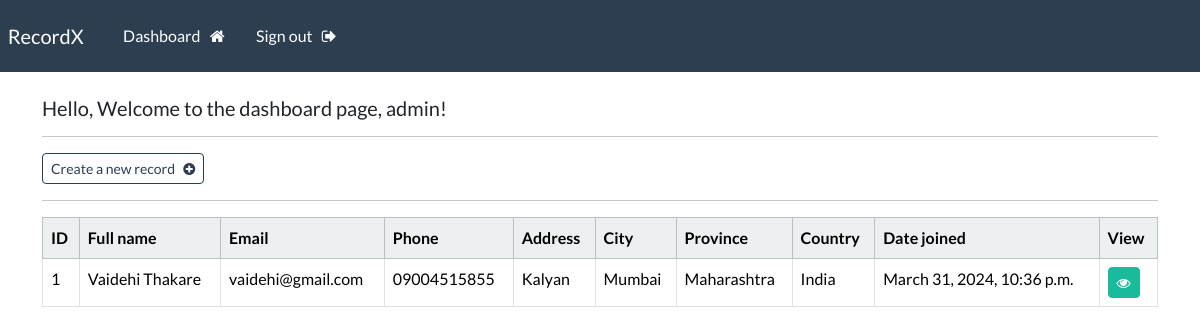
/dashboard (signed in), run on an earlier commit of the app's database.
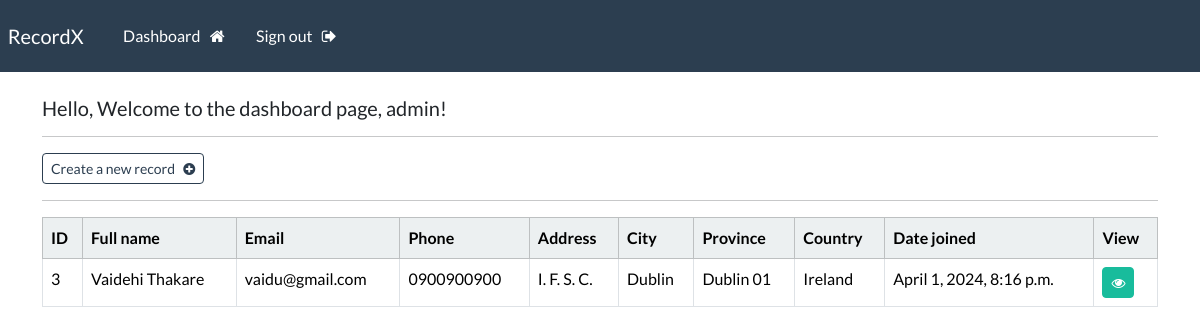
And on a later commit of the database.
### myapp/models.py (models this page shows, shortened)
class Record(models.Model):
    creation_date = models.DateTimeField(auto_now_add=True)
    first_name = models.CharField(max_length=100)
    last_name = models.CharField(max_length=100)
    email = models.CharField(max_length=255)
    phone = models.CharField(max_length=20)
    address = models.CharField(max_length=300)
    city = models.CharField(max_length=255)
    province = models.CharField(max_length=200)
    country = models.CharField(max_length=125)
    objects = models.Manager()

### myapp/views.py (the view)
# urls.py: path('dashboard', views.dashboard, name='dashboard'),
@login_required(login_url='login')
def dashboard(request):
    my_records = Record.objects.all()
    context = {'records': my_records}
    return render(request, 'myapp/dashboard.html', context=context)

### myapp/templates/myapp/dashboard.html
{% extends 'myapp/base.html' %}
{% block content %}
    <h5> Hello, Welcome to the dashboard page, {{user}}! </h5>
    <hr>
    <a class="btn btn-outline-primary btn-sm" href="{% url 'create' %}">
        Create a new record &nbsp; <i class="fa fa-plus-circle" aria-hidden="true"></i>
    </a>
    <hr>
    <table class="table table-hover table-bordered">
        <thead class="table-light">
            <tr>
                <th scope="col"> ID </th>
                <th scope="col"> Full name </th>
                <th scope="col"> Email </th>
                <th scope="col"> Phone </th>
                <th scope="col"> Address </th>
                <th scope="col"> City </th>
                <th scope="col"> Province </th>
                <th scope="col"> Country </th>
                <th scope="col"> Date joined </th>
                <th scope="col"> View </th>
            </tr>
        </thead>
        <tbody>
        {% if records %}
            {% for record in records %}
            <tr>
                <td> {{record.id}} </td>
                <td> {{record.first_name}}  {{record.last_name}} </td>
                <td> {{record.email}} </td>
                <td> {{record.phone}} </td>
                <td> {{record.address}} </td>
                <td> {{record.city}} </td>
                <td> {{record.province}} </td>
                <td> {{record.country}} </td>
                <td> {{record.creation_date}} </td>
                <td> <a class="btn btn-success btn-sm" href="{% url 'record' record.id %}"> <i class="fa fa-eye" aria-hidden="true"></i> </a> </td>
            </tr>
            {% endfor %}
        {% endif %}
        </tbody>
    </table>
{% endblock %}

What changed in the data, as far as the page shows it:
removed Record: id "1", first_name "Vaidehi", last_name "Thakare", email "vaidehi@gmail.com", phone "09004515855", address "Kalyan", city "Mumbai", province "Maharashtra", country "India", creation_date "March 31, 2024, 10:36 p.m."
added Record: id "3", first_name "Vaidehi", last_name "Thakare", email "vaidu@gmail.com", phone "0900900900", address "I. F. S. C.", city "Dublin", province "Dublin 01", country "Ireland", creation_date "April 1, 2024, 8:16 p.m."
